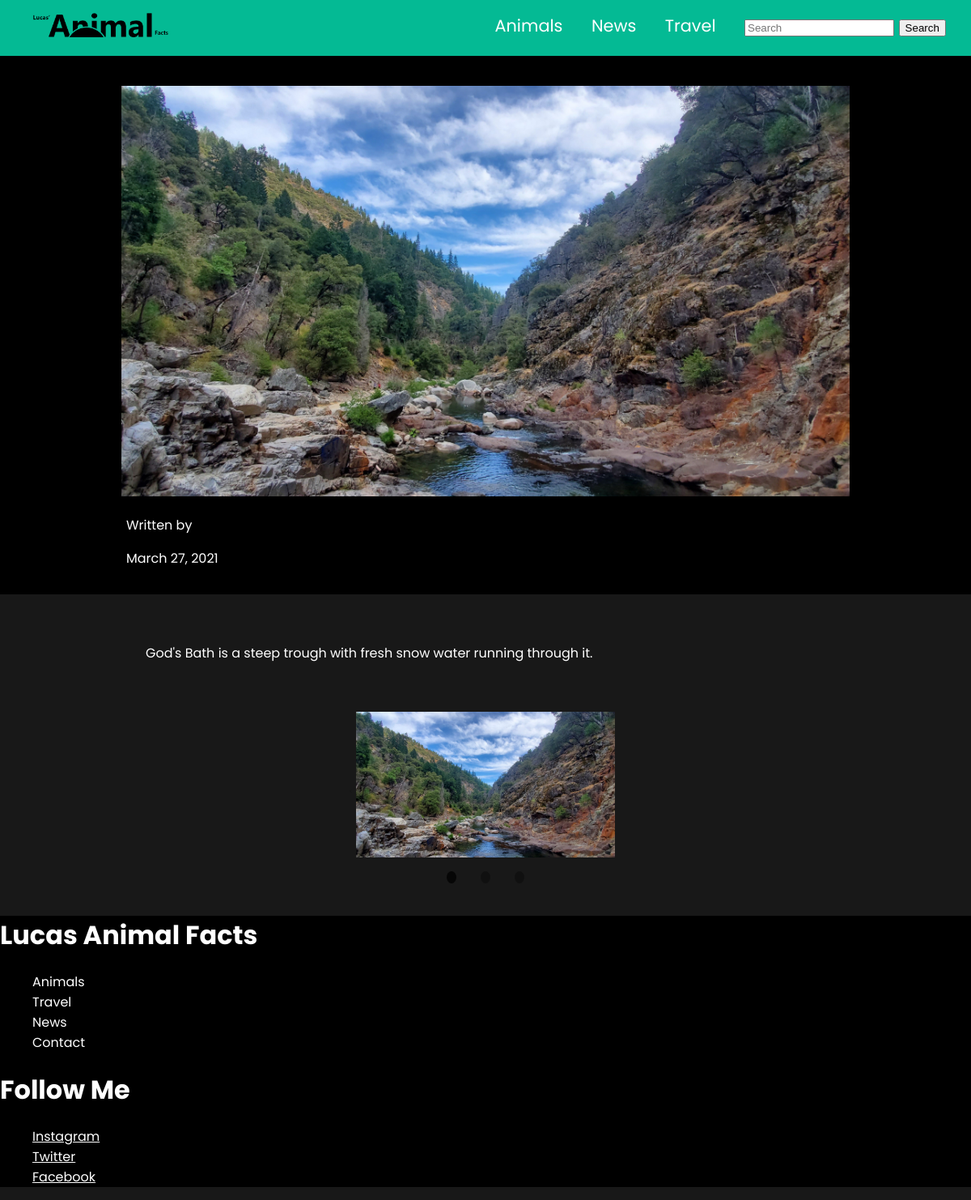
Page /travel/gods-bath/ on the committed database.
### travel/models.py (models this page shows, shortened)
class Travel(models.Model):
    title =             CharField(max_length=140)
    information =       TextField(blank=True, null=True)
    short_description = models.TextField(blank=True, null=True)
    image =             ManyToManyField(TravelImage)
    date =              DateField()
    tag =               ManyToManyField(Tag)
    slug =              models.SlugField()

class TravelImage(models.Model):
    title =         models.CharField(max_length=120)
    description =   models.TextField(blank=True, null=True)
    image =         models.ImageField(upload_to=os.path.join('media/travel'))

### travel/views.py (the view)
# urls.py: path('<slug:slug>/', TravelDetailView.as_view(), name='travel_detail'),
class TravelDetailView(DetailView):
    template_name = 'travel_detail.html'
    queryset = Travel.objects.all()
    travel_info = None
    def split_info(self):
        id = self.kwargs.get('slug')
        self.travel_info = get_object_or_404(Travel, slug=id).information
        self.travel_info = self.travel_info.split('~')
        return self.travel_info
    def get_object(self):
        id = self.kwargs.get('slug')
        return get_object_or_404(Travel, slug=id)
    def get_context_data(self, **kwargs):
        context = super().get_context_data(**kwargs)
        id = self.kwargs.get('slug')
        new_context_entry = get_object_or_404(Travel, slug=id)
        context['obj'] = new_context_entry
        if (self.travel_info is None):
            self.split_info()
        context['split_info'] = self.travel_info
        return context

### templates/travel_detail.html (shortened to what this page needs)
{% extends 'travel_base.html' %}
{% load static %}
{% block content %}
    <div class="header">
        <img src="{{ object.image.all.first.image.url }}" alt="object.image.all.first.description">
        <p>Written by {{ object.writer }}</p>
        <p>{{ object.date }}</p>
    </div>
        <div class="animal-info-sect">
            {% for portion in split_info %}
            <p>{{ portion }}</p>
            {% endfor %}
        </div>
        <div class="carousel">
            <button class="carousel-button carousel-button-left">
                <img src="{% static 'mainpictures/key-left-svgrepo-com.svg' %}" alt="">
            </button>
            <div class="carousel-track-container">
                <ul class="carousel-track">
                    <li class="carousel-slide current-slide">
                    </li>
                    <li class="carousel-slide">
                    </li>
                    <li class="carousel-slide">
                        <img class="carousel-image" src="{{ object.image.all.last.image.url }}"
                            alt="{{ object.image.all.last.description }}">
                    </li>
                </ul>
            </div>
            <button class="carousel-button carousel-button-right">
            </button>
            <div class="carousel-nav">
                <button class="carousel-indicator current-slide"></button>
                <button class="carousel-indicator"></button>
                <button class="carousel-indicator"></button>
            </div>
        </div>
{% endblock %}

### static/styles/navstyle.css (style rules this page uses)
:root { --background: rgba(0, 214, 170, .85); }
body { margin: 0; background-color: #181818; font-family: poppins; }

### static/styles/animalstyles.css (style rules this page uses)
.header { background-color: black; color: white; padding-top: 1em; padding-bottom: 1em; text-align: center; }
.header img { width: 75%; }
.header p { text-align: left; margin-left: 13%; }
.animal-info-sect { color: white; text-align: left; margin: 5% 15% 5% 15%; }
.carousel { position: relative; width: 20em; height: 12em; margin: 5% auto; }
.carousel-image { width: 100%; }
.carousel-track-container { height: 100%; position: relative; overflow: hidden; }
.carousel-track { padding: 0; margin: 0; list-style: none; transition: transform 250ms ease-in; }
.carousel-slide { position: absolute; top: 0; bottom: 0; width: 100%; }
.carousel-button { position: absolute; top: 50%; transform: translateY(-50%); background: transparent; border: 0; cursor: pointer; }
.carousel-button-left { left: -15px; }
.carousel-button-right { right: -15px; }
.carousel-button img { width: 5px; }
.carousel-nav { display: flex; justify-content: center; padding: 5px 0; }
.carousel-indicator { border: 0; border-radius: 50%; width: 10px; height: 15px; background: rgba(0,0,0,.3); margin: 0 15px; cursor: pointer; }
.carousel-indicator.current-slide { background: rgba(0,0,0, .75) }

### rows in the picture
Travel: image.all.first.image (picture), date "March 27, 2021", split_info "God's Bath is a steep trough with fresh snow water running through it.", image.all.last.image (picture)
